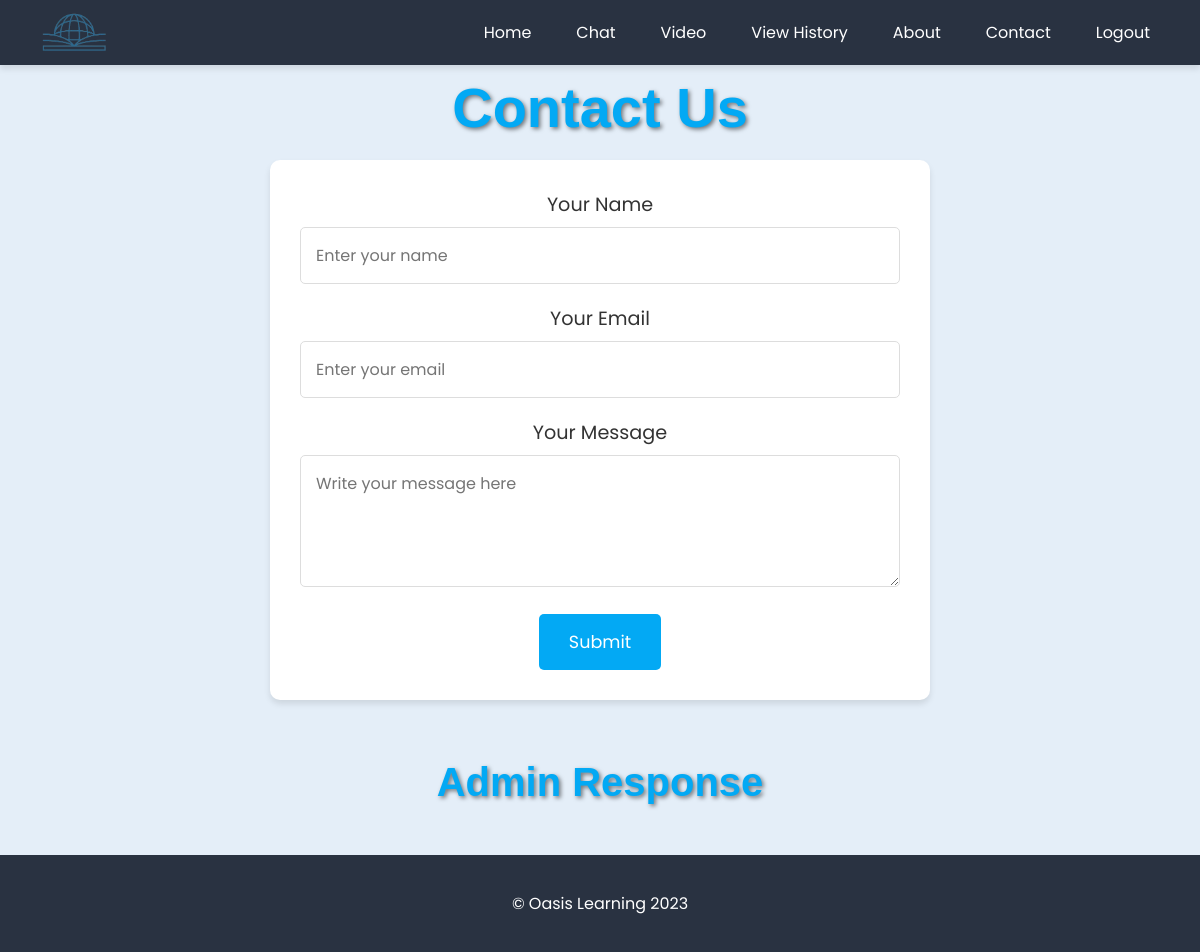
Page /Contact/ (signed in) on the earlier database version.
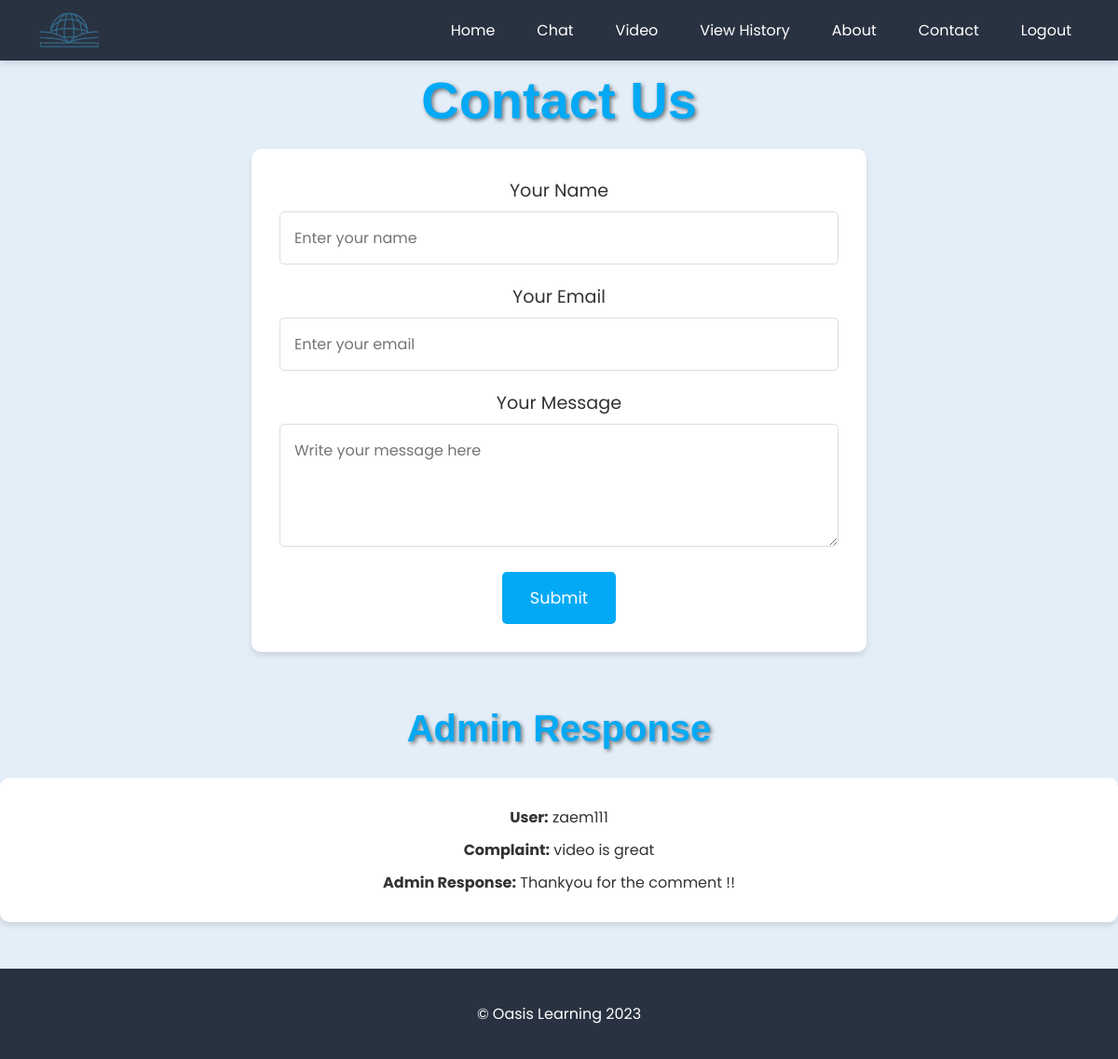
Same page on the later database version.
### oasisApp/models.py (models this page shows, shortened)
class Complaint(models.Model):
    user = models.ForeignKey(User, on_delete=models.CASCADE)
    description = models.TextField()
    status = models.CharField(max_length=100, default='Pending')
    respond = models.TextField(blank=True, null=True)

### oasisApp/views.py (the view, shortened to what this page needs)
# urls.py: path('Contact/', views.ContactUs,name='Contact'),
@login_required(login_url='Login')
def ContactUs(request):
    user_complaints_with_responses = Complaint.objects.filter(user=request.user, respond__isnull=False)
    return render(request, "Contact.html", {'user_complaints_with_responses': user_complaints_with_responses})

### oasisApp/templates/Contact.html (shortened to what this page needs)
{% load static %}
<!DOCTYPE html>
<html lang="en">
<head>
</head>
<body>
    <nav class="navbar">
        <div class="navbar-logo">
            <img src="{% static 'images/OasisLogo.png' %}" alt="Oasis Learning Logo">
        </div>
        <ul class="navbar-links">
            <li class="nav-item"><a href="{% url 'Home' %}" class="nav-link">Home</a></li>
            <li class="nav-item"><a href="{% url 'Chat' %}" class="nav-link">Chat</a></li>
            <li class="nav-item"><a href="{% url 'video' %}" class="nav-link">Video</a></li>
            <li class="nav-item"><a href="{% url 'Viewhistory' %}" class="nav-link">View History</a></li>
            <li class="nav-item"><a href="{% url 'About' %}" class="nav-link">About</a></li>
            <li class="nav-item"><a href="{% url 'Contact' %}" class="nav-link">Contact</a></li>
            <li class="nav-item"><a href="{% url 'Logout' %}" id="logoutBtn" class="nav-link">Logout</a></li>
        </ul>
    </nav>
    <div class="contact-us-content">
        <h1 class="contact-us-title">Contact Us</h1>
        <div class="contact-us-form">
            <form action="#" method="post">
                <div class="form-group">
                    <label for="name">Your Name</label>
                    <input type="text" id="name" name="name" placeholder="Enter your name" required>
                </div>
                <div class="form-group">
                    <label for="email">Your Email</label>
                    <input type="email" id="email" name="email" placeholder="Enter your email" required>
                </div>
                <div class="form-group">
                    <label for="message">Your Message</label>
                    <textarea id="message" name="message" rows="4" placeholder="Write your message here" required></textarea>
                </div>
                <button type="submit" class="submit-btn">Submit</button>
            </form>
        </div>
    </div>
    <div class="user-complaints-with-responses">
        <h1 class="contact-us-title">Admin Response</h1>
        {% for complaint in user_complaints_with_responses %}
        <div class="complaint">
            <p><strong>User:</strong> {{ complaint.user.username }}</p>
            <p><strong>Complaint:</strong> {{ complaint.description }}</p>
            <p><strong>Admin Response:</strong> {{ complaint.respond }}</p>
        </div>
        {% endfor %}
    </div>
    <footer class="footer">
        <p class="footer-copyright">&copy; Oasis Learning 2023</p>
    </footer>
</body>
</html>

### oasisApp/templates/Contact.html (style rules this page uses)
body { font-family: 'Poppins', sans-serif; margin: 0; padding: 0; background-color: #E4EEF8; color: #333; }
.navbar { background-color: #293241; font-family: 'Poppins', sans-serif; color: white; padding: 20px; display: flex; justify-content: space-between; box-shadow: 0 4px 6px rgba(0, 0, 0, 0.1); }
.navbar-logo { transform: scale(6.5); display: flex; align-items: center; }
.navbar-logo img { width: 25px; height: auto; margin-left: 10px; }
.navbar-links { display: flex; list-style-type: none; padding: 0; margin: 0; }
.nav-item { margin-right: 15px; }
.nav-link { color: white; text-decoration: none; padding: 8px 15px; border-radius: 5px; transition: background-color 0.3s ease-in-out; }
.contact-us-content { padding: 50px 20px; text-align: center; }
.contact-us-title { font-size: 3.5em; margin-top: -40px; margin-bottom: 20px; font-family: sans-serif; color: #03A9F4; text-shadow: 2px 2px 4px rgba(0, 0, 0, 0.5); }
.contact-us-form { font-family: 'Poppins', sans-serif; max-width: 600px; margin: 0 auto; background-color: #fff; padding: 30px; border-radius: 10px; box-shadow: 0 4px 6px rgba(0, 0, 0, 0.1); }
.form-group { margin-bottom: 20px; }
.form-group label { display: block; font-size: 1.2em; margin-bottom: 8px; color: #333; }
.form-group input, .form-group textarea { width: 100%; padding: 15px; font-size: 1em; border: 1px solid #ddd; border-radius: 5px; transition: box-shadow 0.3s ease-in-out; box-sizing: border-box; font-family: 'Poppins', sans-serif; }
.form-group textarea { resize: vertical; font-family: 'Poppins', sans-serif; }
.submit-btn { background-color: #03A9F4; color: white; padding: 15px 30px; border: none; border-radius: 5px; cursor: pointer; font-size: 1.1em; font-family: 'Roboto', sans-serif; transition: background-color 0.3s ease-in-out; display: block; margin: 0 auto; font-family: 'Poppins', sans-serif; }
.footer { background-color: #293241; color: white; padding: 20px; text-align: center; margin-top: 50px; }
.footer-copyright { font-size: 1em; }
.user-complaints-with-responses { margin-top: 50px; text-align: center; }
.complaint { background-color: #fff; border-radius: 10px; box-shadow: 0 4px 6px rgba(0, 0, 0, 0.1); padding: 20px; margin-bottom: 20px; }
.complaint p { margin: 10px 0; }
.complaint strong { font-weight: bold; }
.user-complaints-with-responses h1 { font-size: 2.5em; margin-bottom: 30px; color: #03A9F4; text-shadow: 2px 2px 4px rgba(0, 0, 0, 0.5); }

Differences in the rows shown:
added Complaint: user.username "zaem111", description "video is great", respond "Thankyou for the comment !!"
